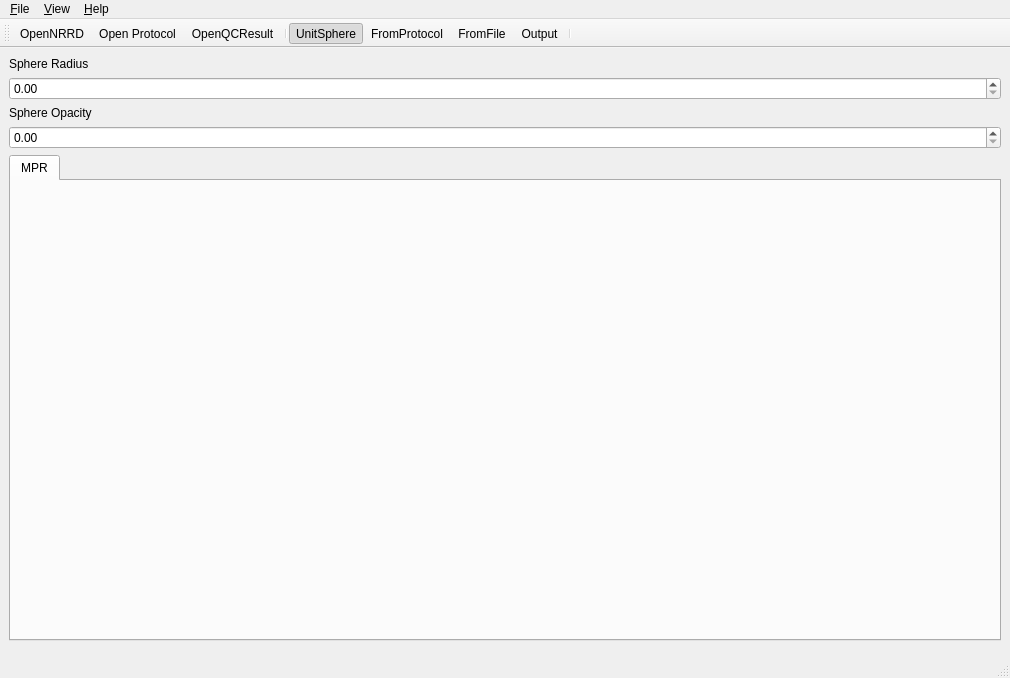
<?xml version="1.0" encoding="UTF-8"?>
<ui version="4.0">
 <class>MainWindow</class>
 <widget class="QMainWindow" name="MainWindow">
  <property name="windowModality">
   <enum>Qt::NonModal</enum>
  </property>
  <property name="geometry">
   <rect>
    <x>0</x>
    <y>0</y>
    <width>1010</width>
    <height>678</height>
   </rect>
  </property>
  <property name="windowTitle">
   <string>DTIPrep Tools(Qt4)</string>
  </property>
  <property name="windowIcon">
   <iconset resource="DTIPrep.qrc">
    <normaloff>:/icon/images/logo.png</normaloff>:/icon/images/logo.png</iconset>
  </property>
  <property name="locale">
   <locale language="English" country="UnitedStates"/>
  </property>
  <property name="dockOptions">
   <set>QMainWindow::AllowNestedDocks|QMainWindow::AllowTabbedDocks|QMainWindow::AnimatedDocks</set>
  </property>
  <widget class="QWidget" name="centralwidget">
   <layout class="QVBoxLayout" name="verticalLayout">
    <item>
     <widget class="QLabel" name="label">
      <property name="text">
       <string>Sphere Radius</string>
      </property>
     </widget>
    </item>
    <item>
     <widget class="QDoubleSpinBox" name="doubleSpinBox_SphereRadius"/>
    </item>
    <item>
     <widget class="QLabel" name="label_2">
      <property name="text">
       <string>Sphere Opacity</string>
      </property>
     </widget>
    </item>
    <item>
     <widget class="QDoubleSpinBox" name="doubleSpinBox_SphereOpacity"/>
    </item>
    <item>
     <widget class="QTabWidget" name="tabWidget">
      <property name="contextMenuPolicy">
       <enum>Qt::DefaultContextMenu</enum>
      </property>
      <property name="toolTip">
       <string>Main Window Tab</string>
      </property>
      <property name="autoFillBackground">
       <bool>true</bool>
      </property>
      <property name="tabPosition">
       <enum>QTabWidget::North</enum>
      </property>
      <property name="tabShape">
       <enum>QTabWidget::Rounded</enum>
      </property>
      <property name="currentIndex">
       <number>0</number>
      </property>
      <property name="elideMode">
       <enum>Qt::ElideNone</enum>
      </property>
      <widget class="QWidget" name="tab_MPR">
       <attribute name="icon">
        <iconset>
         <normalon>../../../../../../../../../../../../../../../Documents and Settings/Administrator/My Documents/My QQ Files/u=318474793,1338338098&amp;fm=0&amp;gp=40.jpg</normalon>
        </iconset>
       </attribute>
       <attribute name="title">
        <string>MPR</string>
       </attribute>
       <layout class="QVBoxLayout" name="verticalLayout_2">
        <item>
         <widget class="QVTKWidget" name="qvtkWidget" native="true">
          <property name="cursor">
           <cursorShape>OpenHandCursor</cursorShape>
          </property>
          <property name="mouseTracking">
           <bool>true</bool>
          </property>
          <property name="contextMenuPolicy">
           <enum>Qt::ActionsContextMenu</enum>
          </property>
          <property name="toolTip">
           <string>3D Window</string>
          </property>
         </widget>
        </item>
       </layout>
      </widget>
     </widget>
    </item>
    <item>
     <layout class="QVBoxLayout" name="verticalLayout_3">
      <item>
       <widget class="QVTKWidget" name="qvtkWidget_3DView" native="true"/>
      </item>
     </layout>
    </item>
   </layout>
  </widget>
  <widget class="QMenuBar" name="menubar">
   <property name="geometry">
    <rect>
     <x>0</x>
     <y>0</y>
     <width>1010</width>
     <height>22</height>
    </rect>
   </property>
   <widget class="QMenu" name="menu_File">
    <property name="title">
     <string>&amp;File</string>
    </property>
    <widget class="QMenu" name="menuOpen_DWI">
     <property name="title">
      <string>Open DWI</string>
     </property>
     <addaction name="separator"/>
     <addaction name="actionOpenDWINrrd"/>
    </widget>
    <addaction name="menuOpen_DWI"/>
    <addaction name="actionOpen_XML"/>
    <addaction name="actionQCResult"/>
    <addaction name="actionExit"/>
    <addaction name="separator"/>
   </widget>
   <widget class="QMenu" name="menuView">
    <property name="title">
     <string>&amp;View</string>
    </property>
    <widget class="QMenu" name="menuStyles">
     <property name="title">
      <string>Styles</string>
     </property>
     <addaction name="actionWindows"/>
     <addaction name="actionWindowsXP"/>
     <addaction name="actionMotif"/>
     <addaction name="actionCDE"/>
     <addaction name="actionPlastique"/>
     <addaction name="actionCleanlooks"/>
    </widget>
    <widget class="QMenu" name="menuDirection_Vectors">
     <property name="title">
      <string>Direction Vectors</string>
     </property>
     <property name="icon">
      <iconset>
       <normaloff>../../../../../../../../../../../../../../../DTIPrep_bin/Release/images/protocol.png</normaloff>../../../../../../../../../../../../../../../DTIPrep_bin/Release/images/protocol.png</iconset>
     </property>
     <addaction name="actionSphere"/>
     <addaction name="actionFrom_Protocol"/>
     <addaction name="actionFrom_DWI"/>
     <addaction name="actionIncluded"/>
    </widget>
    <widget class="QMenu" name="menuWindows">
     <property name="title">
      <string>Windows</string>
     </property>
     <addaction name="actionDicom2NrrdPanel"/>
     <addaction name="actionIntensityMotionCheckPanel"/>
     <addaction name="actionImageView1"/>
     <addaction name="actionImageView2"/>
     <addaction name="actionImageView3"/>
    </widget>
    <addaction name="menuStyles"/>
    <addaction name="separator"/>
    <addaction name="menuDirection_Vectors"/>
    <addaction name="separator"/>
    <addaction name="menuWindows"/>
   </widget>
   <widget class="QMenu" name="menu_Help">
    <property name="title">
     <string>&amp;Help</string>
    </property>
    <addaction name="actionAbout"/>
    <addaction name="action_Help"/>
   </widget>
   <addaction name="menu_File"/>
   <addaction name="menuView"/>
   <addaction name="menu_Help"/>
  </widget>
  <widget class="QStatusBar" name="statusbar"/>
  <widget class="QToolBar" name="toolBar_File">
   <property name="windowTitle">
    <string>toolBar</string>
   </property>
   <property name="statusTip">
    <string>Open </string>
   </property>
   <attribute name="toolBarArea">
    <enum>TopToolBarArea</enum>
   </attribute>
   <attribute name="toolBarBreak">
    <bool>false</bool>
   </attribute>
   <addaction name="actionOpenDWINrrd"/>
   <addaction name="actionOpen_XML"/>
   <addaction name="actionQCResult"/>
   <addaction name="separator"/>
   <addaction name="actionSphere"/>
   <addaction name="actionFrom_Protocol"/>
   <addaction name="actionFrom_DWI"/>
   <addaction name="actionIncluded"/>
   <addaction name="separator"/>
  </widget>
  <action name="actionOpen_Scalar_Image">
   <property name="text">
    <string>Open Scalar</string>
   </property>
  </action>
  <action name="actionOpen_DTI">
   <property name="text">
    <string>Open DTI</string>
   </property>
  </action>
  <action name="actionSave_DTI">
   <property name="text">
    <string>Save DTI</string>
   </property>
  </action>
  <action name="actionSave_Fibers">
   <property name="text">
    <string>Save Fibers</string>
   </property>
  </action>
  <action name="actionExit">
   <property name="text">
    <string>&amp;Exit</string>
   </property>
  </action>
  <action name="actionTool_Bars">
   <property name="text">
    <string>Tool Bars</string>
   </property>
  </action>
  <action name="actionStatus_Bar">
   <property name="text">
    <string>Status Bar</string>
   </property>
  </action>
  <action name="actionOutput">
   <property name="text">
    <string>Output Bar</string>
   </property>
  </action>
  <action name="actionDTI_prepare_Panel">
   <property name="text">
    <string>DTI prepare Panel</string>
   </property>
  </action>
  <action name="actionDicom_to_Nrrd">
   <property name="text">
    <string>Dicom to Nrrd</string>
   </property>
  </action>
  <action name="actionDiffusion_Edit">
   <property name="text">
    <string>Diffusion Edit</string>
   </property>
  </action>
  <action name="actionIntrashot_Check">
   <property name="text">
    <string>Intrashot Check</string>
   </property>
  </action>
  <action name="actionInterShot_Check">
   <property name="text">
    <string>InterShot Check</string>
   </property>
  </action>
  <action name="actionDiffusion_Check">
   <property name="text">
    <string>Diffusion Check</string>
   </property>
  </action>
  <action name="actionDTI_Tools">
   <property name="text">
    <string>DTI Tools</string>
   </property>
  </action>
  <action name="actionDTI_Estimate">
   <property name="text">
    <string>DTI Estimate</string>
   </property>
  </action>
  <action name="actionProject_Protocol">
   <property name="text">
    <string>Project Protocol</string>
   </property>
  </action>
  <action name="actionWindows">
   <property name="checkable">
    <bool>false</bool>
   </property>
   <property name="icon">
    <iconset>
     <normaloff>../../../../../../../../../../../../../../../Documents and Settings/Administrator/My Documents/My Skype Pictures/Angel Skype.png</normaloff>../../../../../../../../../../../../../../../Documents and Settings/Administrator/My Documents/My Skype Pictures/Angel Skype.png</iconset>
   </property>
   <property name="text">
    <string>Windows</string>
   </property>
   <property name="statusTip">
    <string>Windows Style</string>
   </property>
   <property name="whatsThis">
    <string>To set the style to Windows</string>
   </property>
  </action>
  <action name="actionMotif">
   <property name="checkable">
    <bool>false</bool>
   </property>
   <property name="icon">
    <iconset>
     <normaloff>../../../../../../../../../../../../../../../Documents and Settings/Administrator/My Documents/My Skype Pictures/Skype Cool Shades.png</normaloff>
     <normalon>../../../../../../../../../../../../../../../Documents and Settings/Administrator/My Documents/My Skype Pictures/Angel Skype.png</normalon>../../../../../../../../../../../../../../../Documents and Settings/Administrator/My Documents/My Skype Pictures/Skype Cool Shades.png</iconset>
   </property>
   <property name="text">
    <string>Motif</string>
   </property>
  </action>
  <action name="actionCDE">
   <property name="checkable">
    <bool>false</bool>
   </property>
   <property name="icon">
    <iconset>
     <normaloff>../../../../../../../../../../../../../../../Documents and Settings/Administrator/My Documents/My Skype Pictures/Hula Skype.png</normaloff>../../../../../../../../../../../../../../../Documents and Settings/Administrator/My Documents/My Skype Pictures/Hula Skype.png</iconset>
   </property>
   <property name="text">
    <string>CDE</string>
   </property>
  </action>
  <action name="actionRigid_Registration">
   <property name="text">
    <string>Rigid Registration</string>
   </property>
  </action>
  <action name="actionAbout">
   <property name="text">
    <string>About</string>
   </property>
   <property name="statusTip">
    <string>About</string>
   </property>
   <property name="whatsThis">
    <string>About</string>
   </property>
  </action>
  <action name="actionContents">
   <property name="text">
    <string>Contents</string>
   </property>
  </action>
  <action name="actionOpenDWIDicomSeries">
   <property name="text">
    <string>Dicom Series</string>
   </property>
  </action>
  <action name="actionOpenDWIMultipleVolumes">
   <property name="text">
    <string>Multiple volumes</string>
   </property>
  </action>
  <action name="actionOpenDWINrrd">
   <property name="icon">
    <iconset resource="DTIPrep.qrc">
     <normaloff>:/icon/images/openNrrd.png</normaloff>:/icon/images/openNrrd.png</iconset>
   </property>
   <property name="text">
    <string>OpenNRRD</string>
   </property>
   <property name="statusTip">
    <string>Load a NRRD DWI file</string>
   </property>
   <property name="whatsThis">
    <string>Load a NRRD DWI file</string>
   </property>
  </action>
  <action name="actionPlastique">
   <property name="checkable">
    <bool>false</bool>
   </property>
   <property name="icon">
    <iconset>
     <normaloff>../../../../../../../../../../../../../../../Documents and Settings/Administrator/My Documents/My Skype Pictures/Geisha Skype.png</normaloff>../../../../../../../../../../../../../../../Documents and Settings/Administrator/My Documents/My Skype Pictures/Geisha Skype.png</iconset>
   </property>
   <property name="text">
    <string>Plastique</string>
   </property>
  </action>
  <action name="actionCleanlooks">
   <property name="checkable">
    <bool>false</bool>
   </property>
   <property name="icon">
    <iconset>
     <normaloff>../../../../../../../../../../../../../../../Documents and Settings/Administrator/My Documents/My Skype Pictures/Skypahontas.png</normaloff>../../../../../../../../../../../../../../../Documents and Settings/Administrator/My Documents/My Skype Pictures/Skypahontas.png</iconset>
   </property>
   <property name="text">
    <string>Cleanlooks</string>
   </property>
  </action>
  <action name="actionWindowsXP">
   <property name="icon">
    <iconset>
     <normaloff>../../../../../../../../../../../../../../../Documents and Settings/Administrator/My Documents/My Skype Pictures/Hula Skype.png</normaloff>../../../../../../../../../../../../../../../Documents and Settings/Administrator/My Documents/My Skype Pictures/Hula Skype.png</iconset>
   </property>
   <property name="text">
    <string>WindowsXP</string>
   </property>
  </action>
  <action name="actionOpen_XML">
   <property name="icon">
    <iconset resource="DTIPrep.qrc">
     <normaloff>:/icon/images/openXML.png</normaloff>:/icon/images/openXML.png</iconset>
   </property>
   <property name="text">
    <string>Open Protocol</string>
   </property>
   <property name="statusTip">
    <string>Load a xml protocol file</string>
   </property>
   <property name="whatsThis">
    <string>Load a xml protocol file</string>
   </property>
  </action>
  <action name="actionOpen_QC_Report">
   <property name="icon">
    <iconset resource="DTIPrep.qrc">
     <normaloff>:/icon/images/openQC.png</normaloff>:/icon/images/openQC.png</iconset>
   </property>
   <property name="text">
    <string>OpenQCReport</string>
   </property>
  </action>
  <action name="actionGradient_Vectors">
   <property name="text">
    <string>Gradient Vectors</string>
   </property>
  </action>
  <action name="actionFrom_Protocol">
   <property name="checkable">
    <bool>true</bool>
   </property>
   <property name="icon">
    <iconset resource="DTIPrep.qrc">
     <normaloff>:/icon/images/protocol.png</normaloff>:/icon/images/protocol.png</iconset>
   </property>
   <property name="text">
    <string>From Protocol</string>
   </property>
   <property name="iconText">
    <string>FromProtocol</string>
   </property>
   <property name="toolTip">
    <string>Toggle the display of the gradient direction vectors in protocol.</string>
   </property>
   <property name="statusTip">
    <string>Toggle the display of the gradient direction vectors in protocol.</string>
   </property>
   <property name="whatsThis">
    <string>Toggle the display of the gradient direction vectors in protocol.</string>
   </property>
  </action>
  <action name="actionFrom_DWI">
   <property name="checkable">
    <bool>true</bool>
   </property>
   <property name="icon">
    <iconset resource="DTIPrep.qrc">
     <normaloff>:/icon/images/File.png</normaloff>:/icon/images/File.png</iconset>
   </property>
   <property name="text">
    <string>From DWI File</string>
   </property>
   <property name="iconText">
    <string>FromFile</string>
   </property>
   <property name="toolTip">
    <string>Toggle the display of the gradient direction vectors in nrrd file.</string>
   </property>
   <property name="statusTip">
    <string>Toggle the display of the gradient direction vectors in nrrd file.</string>
   </property>
   <property name="whatsThis">
    <string>Toggle the display of the gradient direction vectors in nrrd file.</string>
   </property>
  </action>
  <action name="actionIncluded">
   <property name="checkable">
    <bool>true</bool>
   </property>
   <property name="icon">
    <iconset resource="DTIPrep.qrc">
     <normaloff>:/icon/images/include.png</normaloff>:/icon/images/include.png</iconset>
   </property>
   <property name="text">
    <string>Output</string>
   </property>
   <property name="toolTip">
    <string>Toggle the display of the gradient direction vectors left after QC.</string>
   </property>
   <property name="statusTip">
    <string>Toggle the display of the gradient direction vectors left after QC</string>
   </property>
   <property name="whatsThis">
    <string>Toggle the display of the gradient direction vectors left after QC</string>
   </property>
  </action>
  <action name="actionExcluded">
   <property name="checkable">
    <bool>true</bool>
   </property>
   <property name="icon">
    <iconset resource="DTIPrep.qrc">
     <normaloff>:/icon/images/exclude.png</normaloff>:/icon/images/exclude.png</iconset>
   </property>
   <property name="text">
    <string>Excluded</string>
   </property>
   <property name="toolTip">
    <string>Toggle the display of the gradient direction vectors excluded after QC.</string>
   </property>
  </action>
  <action name="actionSphere">
   <property name="checkable">
    <bool>true</bool>
   </property>
   <property name="checked">
    <bool>true</bool>
   </property>
   <property name="icon">
    <iconset resource="DTIPrep.qrc">
     <normaloff>:/icon/images/sphere.png</normaloff>:/icon/images/sphere.png</iconset>
   </property>
   <property name="text">
    <string>UnitSphere</string>
   </property>
   <property name="toolTip">
    <string>Toggle the display of unit sphere.</string>
   </property>
   <property name="statusTip">
    <string>Toggle the display of unit sphere.</string>
   </property>
   <property name="whatsThis">
    <string>Toggle the display of unit sphere.</string>
   </property>
  </action>
  <action name="action_Help">
   <property name="text">
    <string>&amp;Help</string>
   </property>
   <property name="statusTip">
    <string>Help</string>
   </property>
   <property name="whatsThis">
    <string>Help</string>
   </property>
  </action>
  <action name="actionQCResult">
   <property name="icon">
    <iconset resource="DTIPrep.qrc">
     <normaloff>:/icon/images/QCResult.png</normaloff>:/icon/images/QCResult.png</iconset>
   </property>
   <property name="text">
    <string>OpenQCResult</string>
   </property>
   <property name="statusTip">
    <string>Load xml file of QCResult</string>
   </property>
   <property name="whatsThis">
    <string>Load xml file of QCResult</string>
   </property>
  </action>
  <action name="actionDicom2NrrdPanel">
   <property name="text">
    <string>Dicom To Nrrd Panel</string>
   </property>
  </action>
  <action name="actionIntensityMotionCheckPanel">
   <property name="text">
    <string>Intensity Motion Check Panel</string>
   </property>
  </action>
  <action name="actionImageView1">
   <property name="text">
    <string>Image View 1 Panel</string>
   </property>
  </action>
  <action name="actionImageView2">
   <property name="text">
    <string>Image View 2 Panel</string>
   </property>
  </action>
  <action name="actionImageView3">
   <property name="text">
    <string>Image View 3 Panel</string>
   </property>
  </action>
  <action name="actionOpenMappingXML">
   <property name="text">
    <string>Open Mapping XML</string>
   </property>
  </action>
  <action name="actionOpen_QCed_DWI">
   <property name="text">
    <string>Open QCed DWI</string>
   </property>
  </action>
 </widget>
 <customwidgets>
  <customwidget>
   <class>QVTKWidget</class>
   <extends>QWidget</extends>
   <header>QVTKWidget.h</header>
  </customwidget>
 </customwidgets>
 <resources>
  <include location="DTIPrep.qrc"/>
 </resources>
 <connections/>
 <designerdata>
  <property name="gridDeltaX">
   <number>2</number>
  </property>
  <property name="gridDeltaY">
   <number>2</number>
  </property>
  <property name="gridSnapX">
   <bool>true</bool>
  </property>
  <property name="gridSnapY">
   <bool>true</bool>
  </property>
  <property name="gridVisible">
   <bool>true</bool>
  </property>
 </designerdata>
</ui>
